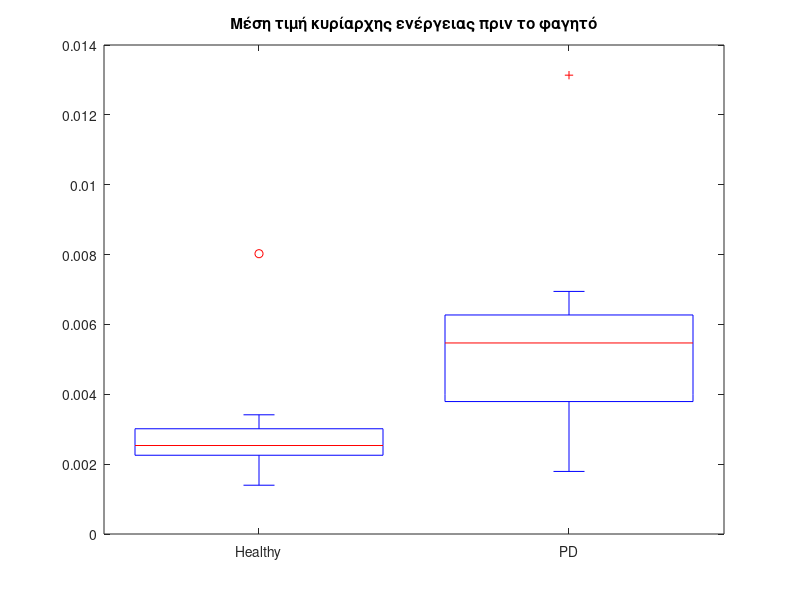
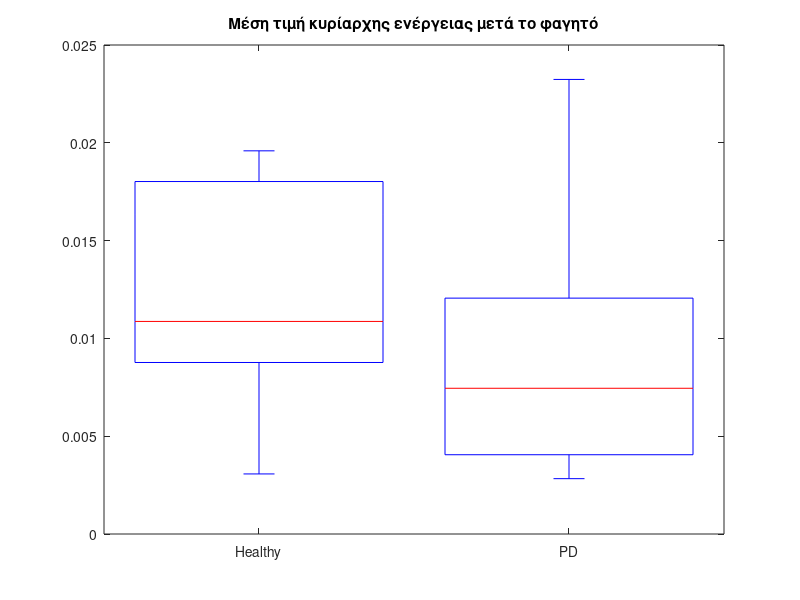
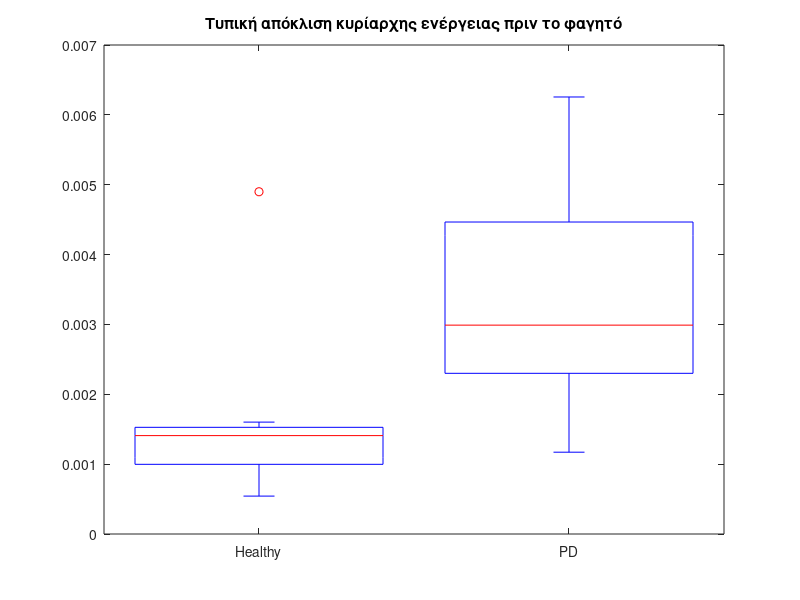
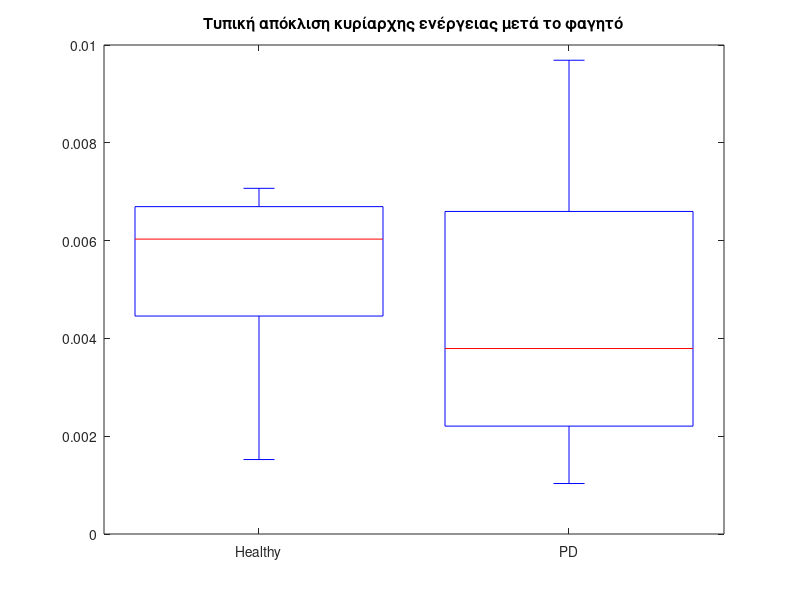

Reproduce these figures in MATLAB, in order.
%clear all; clc; close all;


%% Load struct

dt = load("calculated_features.mat");
dt = dt.clc_feat;
% pkg load statistics


%% 1

figure;
boxplot([dt.avg_power(1,1:7); dt.avg_power(1,8:14)]');
set(gca (), "xtick", [1 2], "xticklabel", {"Healthy", "PD"})
title ("Μέση τιμή κυρίαρχης ενέργειας πριν το φαγητό");
% disp ("plots/avg_power_b.png");
%boxplot([dt.avg_power(1,1:7); dt.avg_power(1,8:14)]'); diafora gia matlab anti octave

figure;
boxplot([dt.avg_power(2,1:7); dt.avg_power(2,8:14)]');
set(gca (), "xtick", [1 2], "xticklabel", {"Healthy", "PD"})
title ("Μέση τιμή κυρίαρχης ενέργειας μετά το φαγητό");
disp ("plots/avg_power_a.png");


figure;
boxplot([dt.std_power(1,1:7); dt.std_power(1,8:14)]');
set(gca (), "xtick", [1 2], "xticklabel", {"Healthy", "PD"})
title ("Τυπική απόκλιση κυρίαρχης ενέργειας πριν το φαγητό");
disp ("plots/std_power_b.png");

figure;
boxplot([dt.std_power(2,1:7); dt.std_power(2,8:14)]');
set(gca (), "xtick", [1 2], "xticklabel", {"Healthy", "PD"})
title ("Τυπική απόκλιση κυρίαρχης ενέργειας μετά το φαγητό");
disp ("plots/std_power_a.png");

figure;
boxplot([dt.avg_main_freq(1,1:7); dt.avg_main_freq(1,8:14)]');
set(gca (), "xtick", [1 2], "xticklabel", {"Healthy", "PD"})
title ("Μέση τιμή κυρίαρχης συχνότητας πριν το φαγητό");
disp ("plots/avg_main_freq_b.png");

figure;
boxplot([dt.avg_main_freq(2,1:7); dt.avg_main_freq(2,8:14)]');
set(gca (), "xtick", [1 2], "xticklabel", {"Healthy", "PD"})
title ("Μέση τιμή κυρίαρχης συχνότητας μετά το φαγητό");
disp ("plots/avg_main_freq_a.png");

figure;
boxplot([dt.std_freq(1,1:7); dt.std_freq(1,8:14)]');
set(gca (), "xtick", [1 2], "xticklabel", {"Healthy", "PD"})
title ("Τυπική απόκλιση κυρίαρχης συχνότητας πριν το φαγητό");
disp ("plots/std_freq_b.png");

figure;
boxplot([dt.std_freq(2,1:7); dt.std_freq(2,8:14)]');
set(gca (), "xtick", [1 2], "xticklabel", {"Healthy", "PD"})
title ("Τυπική απόκλιση κυρίαρχης συχνότητας μετα το φαγητό");
disp ("plots/std_freq_a.png");

%% 2

figure;
boxplot([dt.main_power_ratio(1,1:7); dt.main_power_ratio(8:14)]');
set(gca (), "xtick", [1 2], "xticklabel", {"Healthy", "PD"})
title ("Λόγος κυρίαρχης ενέργειας μετά/πριν το φαγητό");
disp ("plots/main_power_ratio.png");

%% 3

slow_b_n = cell2mat(reshape(num2cell(dt.stomach_operations(1,1,1:7)),1,7));
slow_b_pd = cell2mat(reshape(num2cell(dt.stomach_operations(1,1,8:14)),1,7));
slow_a_n = cell2mat(reshape(num2cell(dt.stomach_operations(1,2,1:7)),1,7));
slow_a_pd = cell2mat(reshape(num2cell(dt.stomach_operations(1,2,8:14)),1,7));

normal_b_n = cell2mat(reshape(num2cell(dt.stomach_operations(2,1,1:7)),1,7));
normal_b_pd = cell2mat(reshape(num2cell(dt.stomach_operations(2,1,8:14)),1,7));
normal_a_n = cell2mat(reshape(num2cell(dt.stomach_operations(2,2,1:7)),1,7));
normal_a_pd = cell2mat(reshape(num2cell(dt.stomach_operations(2,2,8:14)),1,7));

fast_b_n = cell2mat(reshape(num2cell(dt.stomach_operations(3,1,1:7)),1,7));
fast_b_pd = cell2mat(reshape(num2cell(dt.stomach_operations(3,1,8:14)),1,7));
fast_a_n = cell2mat(reshape(num2cell(dt.stomach_operations(3,2,1:7)),1,7));
fast_a_pd = cell2mat(reshape(num2cell(dt.stomach_operations(3,2,8:14)),1,7));

other_b_n = cell2mat(reshape(num2cell(dt.stomach_operations(4,1,1:7)),1,7));
other_b_pd = cell2mat(reshape(num2cell(dt.stomach_operations(4,1,8:14)),1,7));
other_a_n = cell2mat(reshape(num2cell(dt.stomach_operations(4,2,1:7)),1,7));
other_a_pd = cell2mat(reshape(num2cell(dt.stomach_operations(4,2,8:14)),1,7));

arrhythmia_b_n = cell2mat(reshape(num2cell(dt.stomach_operations(5,1,1:7)),1,7));
arrhythmia_b_pd = cell2mat(reshape(num2cell(dt.stomach_operations(5,1,8:14)),1,7));
arrhythmia_a_n = cell2mat(reshape(num2cell(dt.stomach_operations(5,2,1:7)),1,7));
arrhythmia_a_pd = cell2mat(reshape(num2cell(dt.stomach_operations(5,2,8:14)),1,7));

figure;
boxplot([slow_b_n; slow_b_pd]');
set(gca (), "xtick", [1 2], "xticklabel", {"Healthy", "PD"})
title ("Ποσοστό εμφάνισης βραδυγαστρίας πριν το φαγητό");
disp ("plots/slow_b.png");

figure;
boxplot([slow_a_n; slow_a_pd]');
set(gca (), "xtick", [1 2], "xticklabel", {"Healthy", "PD"})
title ("Ποσοστό εμφάνισης βραδυγαστρίας μετά το φαγητό");
disp ("plots/slow_a.png");

figure;
boxplot([normal_b_n; normal_b_pd]');
set(gca (), "xtick", [1 2], "xticklabel", {"Healthy", "PD"})
title ("Ποσοστό εμφάνισης φυσιολογικής λειτουργίας στομάχου πριν το φαγητό");
disp ("plots/normal_b.png");

figure;
boxplot([normal_a_n; normal_a_pd]');
set(gca (), "xtick", [1 2], "xticklabel", {"Healthy", "PD"})
title ("Ποσοστό εμφάνισης φυσιολογικής λειτουργίας στομάχου μετά το φαγητό");
disp ("plots/normal_a.png");

figure;
boxplot([fast_b_n; fast_b_pd]');
set(gca (), "xtick", [1 2], "xticklabel", {"Healthy", "PD"})
title ("Ποσοστό εμφάνισης ταχυγαστρίας πριν το φαγητό");
disp ("plots/fast_b.png");

figure;
boxplot([fast_a_n; fast_a_pd]');
set(gca (), "xtick", [1 2], "xticklabel", {"Healthy", "PD"})
title ("Ποσοστό εμφάνισης ταχυγαστρίας μετά το φαγητό");
disp ("plots/fast_a.png");

figure;
boxplot([other_b_n; other_b_pd]');
set(gca (), "xtick", [1 2], "xticklabel", {"Healthy", "PD"})
title ("Ποσοστό εμφάνισης άλλης δραστηριότητας πριν το φαγητό");
disp ("plots/other_b.png");

figure;
boxplot([other_a_n; other_a_pd]');
set(gca (), "xtick", [1 2], "xticklabel", {"Healthy", "PD"})
title ("Ποσοστό εμφάνισης άλλης δραστηριότητας μετά το φαγητό");
disp ("plots/other_a.png");

figure;
boxplot([arrhythmia_b_n; arrhythmia_b_pd]');
set(gca (), "xtick", [1 2], "xticklabel", {"Healthy", "PD"})
title ("Ποσοστό εμφάνισης αρρυθμίας πριν το φαγητό");
disp ("plots/arrythmia_b.png");

figure;
boxplot([arrhythmia_a_n; arrhythmia_a_pd]');
set(gca (), "xtick", [1 2], "xticklabel", {"Healthy", "PD"})
title ("Ποσοστό εμφάνισης αρρυθμίας μετά το φαγητό");
disp ("plots/arrythmia_a.png");

%% 4

mean_i_b_n = cell2mat(reshape(num2cell(dt.mean_band_powers(1,1,1:7)),1,7));
mean_i_b_pd = cell2mat(reshape(num2cell(dt.mean_band_powers(1,1,8:14)),1,7));
mean_i_a_n = cell2mat(reshape(num2cell(dt.mean_band_powers(1,2,1:7)),1,7));
mean_i_a_pd = cell2mat(reshape(num2cell(dt.mean_band_powers(1,2,8:14)),1,7));

mean_ii_b_n = cell2mat(reshape(num2cell(dt.mean_band_powers(2,1,1:7)),1,7));
mean_ii_b_pd = cell2mat(reshape(num2cell(dt.mean_band_powers(2,1,8:14)),1,7));
mean_ii_a_n = cell2mat(reshape(num2cell(dt.mean_band_powers(2,2,1:7)),1,7));
mean_ii_a_pd = cell2mat(reshape(num2cell(dt.mean_band_powers(2,2,8:14)),1,7));

mean_iii_b_n = cell2mat(reshape(num2cell(dt.mean_band_powers(3,1,1:7)),1,7));
mean_iii_b_pd = cell2mat(reshape(num2cell(dt.mean_band_powers(3,1,8:14)),1,7));
mean_iii_a_n = cell2mat(reshape(num2cell(dt.mean_band_powers(3,2,1:7)),1,7));
mean_iii_a_pd = cell2mat(reshape(num2cell(dt.mean_band_powers(3,2,8:14)),1,7));

mean_iv_b_n = cell2mat(reshape(num2cell(dt.mean_band_powers(4,1,1:7)),1,7));
mean_iv_b_pd = cell2mat(reshape(num2cell(dt.mean_band_powers(4,1,8:14)),1,7));
mean_iv_a_n = cell2mat(reshape(num2cell(dt.mean_band_powers(4,2,1:7)),1,7));
mean_iv_a_pd = cell2mat(reshape(num2cell(dt.mean_band_powers(4,2,8:14)),1,7));

figure;
boxplot([mean_i_b_n; mean_i_b_pd]');
set(gca (), "xtick", [1 2], "xticklabel", {"Healthy", "PD"})
title ("Μέση τιμή λόγου ενέργειας 1ου διαστήματος πριν το φαγητό");
disp ("plots/mean_i_b.png");

figure;
boxplot([mean_i_a_n; mean_i_a_pd]');
set(gca (), "xtick", [1 2], "xticklabel", {"Healthy", "PD"})
title ("Μέση τιμή λόγου ενέργειας 1ου διαστήματος μετά το φαγητό");
disp ("plots/mean_i_a.png");

figure;
boxplot([mean_ii_b_n; mean_ii_b_pd]');
set(gca (), "xtick", [1 2], "xticklabel", {"Healthy", "PD"})
title ("Μέση τιμή λόγου ενέργειας 2ου διαστήματος πριν το φαγητό");
disp ("plots/mean_ii_b.png");

figure;
boxplot([mean_ii_a_n; mean_ii_a_pd]');
set(gca (), "xtick", [1 2], "xticklabel", {"Healthy", "PD"})
title ("Μέση τιμή λόγου ενέργειας 2ου διαστήματος μετά το φαγητό");
disp ("plots/mean_ii_a.png");

figure;
boxplot([mean_iii_b_n; mean_iii_b_pd]');
set(gca (), "xtick", [1 2], "xticklabel", {"Healthy", "PD"})
title ("Μέση τιμή λόγου ενέργειας 3ου διαστήματος πριν το φαγητό");
disp ("plots/mean_iii_b.png");

figure;
boxplot([mean_iii_a_n; mean_iii_a_pd]');
set(gca (), "xtick", [1 2], "xticklabel", {"Healthy", "PD"})
title ("Μέση τιμή λόγου ενέργειας 3ου διαστήματος μετά το φαγητό");
disp ("plots/mean_iii_a.png");

figure;
boxplot([mean_iv_b_n; mean_iv_b_pd]');
set(gca (), "xtick", [1 2], "xticklabel", {"Healthy", "PD"})
title ("Μέση τιμή λόγου ενέργειας 4ου διαστήματος πριν το φαγητό");
disp ("plots/mean_iv_b.png");

figure;
boxplot([mean_iv_a_n; mean_iv_a_pd]');
set(gca (), "xtick", [1 2], "xticklabel", {"Healthy", "PD"})
title ("Μέση τιμή λόγου ενέργειας 4ου διαστήματος μετά το φαγητό");
disp ("plots/mean_iv_a.png");

std_i_b_n = cell2mat(reshape(num2cell(dt.std_band_powers(1,1,1:7)),1,7));
std_i_b_pd = cell2mat(reshape(num2cell(dt.std_band_powers(1,1,8:14)),1,7));
std_i_a_n = cell2mat(reshape(num2cell(dt.std_band_powers(1,2,1:7)),1,7));
std_i_a_pd = cell2mat(reshape(num2cell(dt.std_band_powers(1,2,8:14)),1,7));

std_ii_b_n = cell2mat(reshape(num2cell(dt.std_band_powers(2,1,1:7)),1,7));
std_ii_b_pd = cell2mat(reshape(num2cell(dt.std_band_powers(2,1,8:14)),1,7));
std_ii_a_n = cell2mat(reshape(num2cell(dt.std_band_powers(2,2,1:7)),1,7));
std_ii_a_pd = cell2mat(reshape(num2cell(dt.std_band_powers(2,2,8:14)),1,7));

std_iii_b_n = cell2mat(reshape(num2cell(dt.std_band_powers(3,1,1:7)),1,7));
std_iii_b_pd = cell2mat(reshape(num2cell(dt.std_band_powers(3,1,8:14)),1,7));
std_iii_a_n = cell2mat(reshape(num2cell(dt.std_band_powers(3,2,1:7)),1,7));
std_iii_a_pd = cell2mat(reshape(num2cell(dt.std_band_powers(3,2,8:14)),1,7));

std_iv_b_n = cell2mat(reshape(num2cell(dt.std_band_powers(4,1,1:7)),1,7));
std_iv_b_pd = cell2mat(reshape(num2cell(dt.std_band_powers(4,1,8:14)),1,7));
std_iv_a_n = cell2mat(reshape(num2cell(dt.std_band_powers(4,2,1:7)),1,7));
std_iv_a_pd = cell2mat(reshape(num2cell(dt.std_band_powers(4,2,8:14)),1,7));

figure;
boxplot([std_i_b_n; std_i_b_pd]');
set(gca (), "xtick", [1 2], "xticklabel", {"Healthy", "PD"})
title ("Τυπική απόκλιση λόγου ενέργειας 1ου διαστήματος πριν το φαγητό");
disp ("plots/std_i_b.png");

figure;
boxplot([std_i_a_n; std_i_a_pd]');
set(gca (), "xtick", [1 2], "xticklabel", {"Healthy", "PD"})
title ("Τυπική απόκλιση λόγου ενέργειας 1ου διαστήματος μετά το φαγητό");
disp ("plots/std_i_a.png");

figure;
boxplot([std_ii_b_n; std_ii_b_pd]');
set(gca (), "xtick", [1 2], "xticklabel", {"Healthy", "PD"})
title ("Τυπική απόκλιση λόγου ενέργειας 2ου διαστήματος πριν το φαγητό");
disp ("plots/std_ii_b.png");

figure;
boxplot([std_ii_a_n; std_ii_a_pd]');
set(gca (), "xtick", [1 2], "xticklabel", {"Healthy", "PD"})
title ("Τυπική απόκλιση λόγου ενέργειας 2ου διαστήματος μετά το φαγητό");
disp ("plots/std_ii_a.png");

figure;
boxplot([std_iii_b_n; std_iii_b_pd]');
set(gca (), "xtick", [1 2], "xticklabel", {"Healthy", "PD"})
title ("Τυπική απόκλιση λόγου ενέργειας 3ου διαστήματος πριν το φαγητό");
disp ("plots/std_iii_b.png");

figure;
boxplot([std_iii_a_n; std_iii_a_pd]');
set(gca (), "xtick", [1 2], "xticklabel", {"Healthy", "PD"})
title ("Τυπική απόκλιση λόγου ενέργειας 3ου διαστήματος μετά το φαγητό");
disp ("plots/std_iii_a.png");

figure;
boxplot([std_iv_b_n; std_iv_b_pd]');
set(gca (), "xtick", [1 2], "xticklabel", {"Healthy", "PD"})
title ("Τυπική απόκλιση λόγου ενέργειας 4ου διαστήματος πριν το φαγητό");
disp ("plots/std_iv_b.png");

figure;
boxplot([std_iv_a_n; std_iv_a_pd]');
set(gca (), "xtick", [1 2], "xticklabel", {"Healthy", "PD"})
title ("Τυπική απόκλιση λόγου ενέργειας 4ου διαστήματος μετά το φαγητό");
disp ("plots/std_iv_a.png");

%% 5

figure;
boxplot([dt.total_max_power(1,1:7); dt.total_max_power(1,8:14)]');
set(gca (), "xtick", [1 2], "xticklabel", {"Healthy", "PD"})
title ("Συνολική κυρίαρχη ενέργεια πριν το φαγητό");
disp ("plots/total_max_power_b.png");

figure;
boxplot([dt.total_max_power(2,1:7); dt.total_max_power(2,8:14)]');
set(gca (), "xtick", [1 2], "xticklabel", {"Healthy", "PD"})
title ("Συνολική κυρίαρχη ενέργεια μετά το φαγητό");
disp ("plots/total_max_power_a.png");

figure;
boxplot([dt.total_main_freq(1,1:7); dt.total_main_freq(1,8:14)]');
set(gca (), "xtick", [1 2], "xticklabel", {"Healthy", "PD"})
title ("Συνολική κυρίαρχη συχνότητα πριν το φαγητό");
disp ("plots/total_main_freq_b.png");

figure;
boxplot([dt.total_main_freq(2,1:7); dt.total_main_freq(2,8:14)]');
set(gca (), "xtick", [1 2], "xticklabel", {"Healthy", "PD"})
title ("Συνολική κυρίαρχη συχνότητα μετά το φαγητό");
disp ("plots/total_main_freq_a.png");
